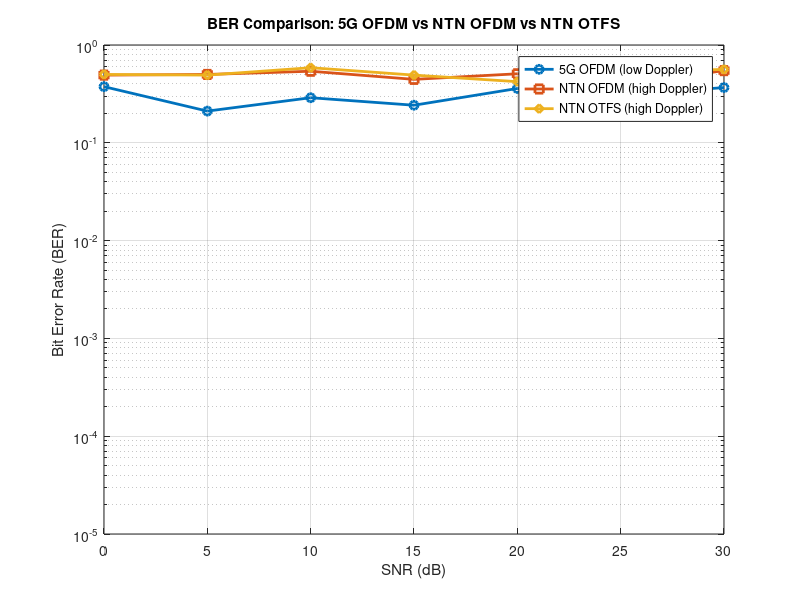

MATLAB code for this plot:
clc; clear;

%% Parameters
N = 64;              % Number of subcarriers
M = 4;               % QPSK modulation order
numSymbols = 1000;   % Number of OFDM symbols

% Carrier frequency and sampling frequency
fc_5G = 3.5e9;       % 5G mid-band frequency
fc_ka = 30e9;        % Ka-band frequency for NTN
Fs = 15e3*N;         % Sampling frequency (assuming 15 kHz subcarrier spacing)

% Doppler
v_5G = 3;            % 3 m/s (walking speed, 5G)
v_LEO = 7500;        % 7.5 km/s typical LEO speed
c = 3e8;

fd_5G = v_5G*fc_5G/c;
fd_LEO = v_LEO*fc_ka/c;

% SNR range for simulation
SNRdB = 0:5:30;

%% QPSK Modulator/Demodulator
qpskMod = @(bits) exp(1j*pi/4) * (1 - 2*bits(1:2:end) + 1j*(1 - 2*bits(2:2:end))) / sqrt(2);
qpskDemod = @(sym) [real(sym)<0; imag(sym)<0];

%% OFDM Modulation
ofdmMod = @(x) ifft(x, N);
ofdmDemod = @(x) fft(x, N);

%% OTFS Modulation/Demodulation (simplified)
% Reference: OTFS uses ISFFT and SFFT over delay-Doppler grid

% ISFFT: Delay-Doppler to time-frequency
ISFFT = @(X) sqrt(N)*fft(ifft(X,[],1),[],2);

% SFFT: Time-frequency to delay-Doppler
SFFT = @(Y) (1/sqrt(N))*fft(ifft(Y,[],2),[],1);

%% Function to generate random bits
genBits = @(num) randi([0 1], num, 1);

%% Channel: AWGN + Doppler (simple model)
applyChannel = @(x, fd, Fs, SNR) ...
    awgn(x .* exp(1j*2*pi*fd*(0:length(x)-1)'/Fs), SNR, 'measured');

%% BER computation helper
computeBER = @(txBits, rxBits) sum(txBits~=rxBits)/length(txBits);

%% Simulation Loop

ber_ofdm_5g = zeros(length(SNRdB),1);
ber_ofdm_ntn = zeros(length(SNRdB),1);
ber_otfs_ntn = zeros(length(SNRdB),1);

for idx = 1:length(SNRdB)
    SNR = SNRdB(idx);
    
    % Generate bits for 1 OFDM symbol (N subcarriers * 2 bits/symbol)
    bits = genBits(2*N);
    
    % QPSK modulation
    qpskSyms = qpskMod(bits);
    
    % --------- 5G OFDM link ----------
    % OFDM modulation
    tx_ofdm = ofdmMod(qpskSyms);
    
    % Channel: Doppler + AWGN 5G
    rx_ofdm = applyChannel(tx_ofdm, fd_5G, Fs, SNR);
    
    % OFDM demodulation
    rx_syms = ofdmDemod(rx_ofdm);
    
    % QPSK demodulation
    rx_bits = zeros(2*N,1);
    rx_bits(1:2:end) = real(rx_syms) < 0;
    rx_bits(2:2:end) = imag(rx_syms) < 0;
    
    ber_ofdm_5g(idx) = computeBER(bits, rx_bits);
    
    % --------- NTN OFDM link ----------
    % Same bits modulated
    tx_ofdm_ntn = ofdmMod(qpskSyms);
    
    % Channel: higher Doppler LEO + AWGN
    rx_ofdm_ntn = applyChannel(tx_ofdm_ntn, fd_LEO, Fs, SNR);
    
    % OFDM demodulation
    rx_syms_ntn = ofdmDemod(rx_ofdm_ntn);
    
    % QPSK demodulation
    rx_bits_ntn = zeros(2*N,1);
    rx_bits_ntn(1:2:end) = real(rx_syms_ntn) < 0;
    rx_bits_ntn(2:2:end) = imag(rx_syms_ntn) < 0;
    
    ber_ofdm_ntn(idx) = computeBER(bits, rx_bits_ntn);
    
    % --------- NTN OTFS link ----------
    % OTFS modulation (ISFFT)
    tx_otfs = ISFFT(reshape(qpskSyms, sqrt(N), sqrt(N)));
    
    % Flatten OTFS time domain samples
    tx_otfs_vec = tx_otfs(:);
    
    % Channel: Doppler + AWGN LEO
    rx_otfs_vec = applyChannel(tx_otfs_vec, fd_LEO, Fs, SNR);
    
    % Reshape received vector
    rx_otfs = reshape(rx_otfs_vec, sqrt(N), sqrt(N));
    
    % OTFS demodulation (SFFT)
    rx_otfs_dd = SFFT(rx_otfs);
    
    % Flatten
    rx_syms_otfs = rx_otfs_dd(:);
    
    % QPSK demodulation
    rx_bits_otfs = zeros(2*N,1);
    rx_bits_otfs(1:2:end) = real(rx_syms_otfs) < 0;
    rx_bits_otfs(2:2:end) = imag(rx_syms_otfs) < 0;
    
    ber_otfs_ntn(idx) = computeBER(bits, rx_bits_otfs);
end

%% Plot results

figure; 
semilogy(SNRdB, ber_ofdm_5g, '-o', 'LineWidth', 2); hold on;
semilogy(SNRdB, ber_ofdm_ntn, '-s', 'LineWidth', 2);
semilogy(SNRdB, ber_otfs_ntn, '-d', 'LineWidth', 2);
grid on;
xlabel('SNR (dB)');
ylabel('Bit Error Rate (BER)');
title('BER Comparison: 5G OFDM vs NTN OFDM vs NTN OTFS');
legend('5G OFDM (low Doppler)', 'NTN OFDM (high Doppler)', 'NTN OTFS (high Doppler)');
axis([min(SNRdB) max(SNRdB) 1e-5 1]);
